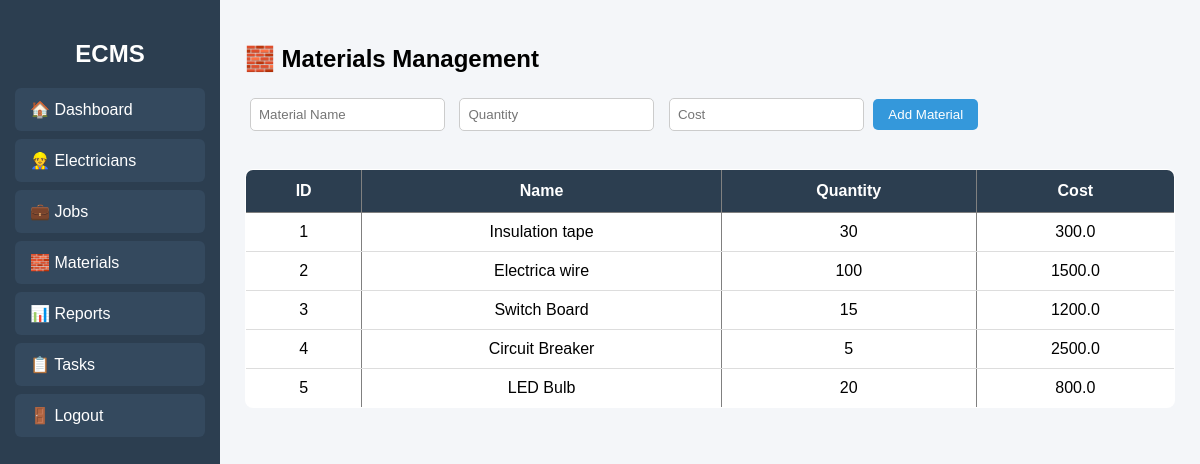
Page /materials (signed in) on the committed database.
### tables this page shows
CREATE TABLE materials(
        id INTEGER PRIMARY KEY,
        name TEXT,
        quantity INTEGER,
        cost REAL
    );

### app.py (the view)
@app.route("/materials", methods=["GET", "POST"])
def materials():
    if "user" not in session:
        return redirect("/login")
    conn = get_db()
    if request.method == "POST":
        conn.execute("INSERT INTO materials(name,quantity,cost) VALUES(?,?,?)",
                     (request.form["name"], request.form["quantity"], request.form["cost"]))
        conn.commit()
    data = conn.execute("SELECT * FROM materials").fetchall()
    conn.close()
    return render_template("materials.html", data=data)

### app.py (called while the page is built)
def get_db():
    conn = sqlite3.connect(DB_PATH)
    conn.row_factory = sqlite3.Row
    return conn

### templates/materials.html
{% extends 'base.html' %}
{% block content %}
<div class="content">
    <h2>🧱 Materials Management</h2>
<form method="POST">
    <input type="text" name="name" placeholder="Material Name" required>
    <input type="number" name="quantity" placeholder="Quantity" required>
    <input type="number" name="cost" placeholder="Cost" required>
    <button type="submit">Add Material</button>
</form>
<br>
<table border="1">
    <tr>
        <th>ID</th>
        <th>Name</th>
        <th>Quantity</th>
        <th>Cost</th>
    </tr>
    {% for m in data %}
    <tr>
        <td>{{ m.id }}</td>
        <td>{{ m.name }}</td>
        <td>{{ m.quantity }}</td>
        <td>{{ m.cost }}</td>
    </tr>
    {% endfor %}
</table>
{% endblock %}

### static/css/style.css (style rules this page uses)
body { margin: 0; font-family: Arial, sans-serif; background: #f4f6f9; }
h2 { margin-bottom: 20px; }
input, select { padding: 8px; margin: 5px; border-radius: 5px; border: 1px solid #ccc; }
button { padding: 8px 15px; background: #3498db; border: none; color: white; border-radius: 5px; cursor: pointer; transition: 0.3s; }
table { width: 100%; margin-top: 15px; border-collapse: collapse; background: white; border-radius: 8px; overflow: hidden; display: table; }
th { background: #2c3e50; color: white; padding: 12px; }
td { padding: 10px; text-align: center; border-bottom: 1px solid #ddd; }

### rows in the picture
materials: id "1", name "Insulation tape", quantity "30", cost "300.0"
materials: id "2", name "Electrica wire", quantity "100", cost "1500.0"
materials: id "3", name "Switch Board", quantity "15", cost "1200.0"
materials: id "4", name "Circuit Breaker", quantity "5", cost "2500.0"
materials: id "5", name "LED Bulb", quantity "20", cost "800.0"
